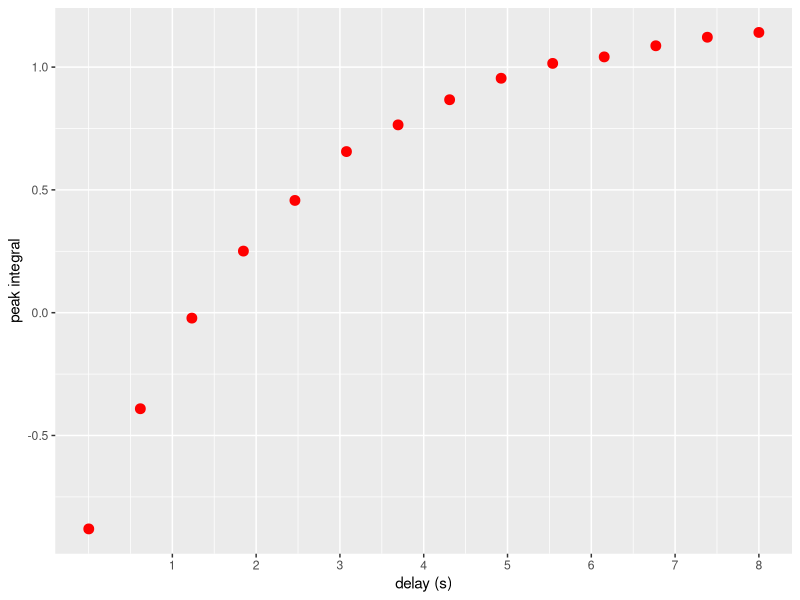
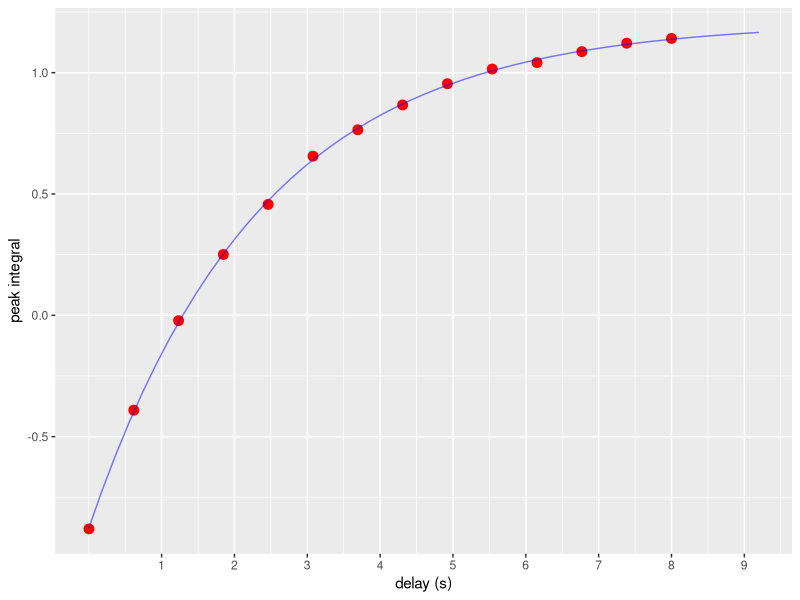

Write R code to recreate these figures, in order.
## ---- chunk 1
library(ggplot2) #library for plotting
## ---- chunk 2
setwd("~/Documents/Programs/ODNP_Analysis/Rstudio")
#load T1 data
df=read.csv(file="t1Integral101.csv", header=TRUE, sep=',')
names(df)=c("Integral","Error","Delay")
df1 <- df[c("Delay", "Integral")]
MaxIntegral <- df1$Integral[length(df1$Integral)] # find max abs value for integral
MaxIntegral.abs <- abs(MaxIntegral) # absolute value

MaxDelay <- df1$Delay[length(df1$Integral)]
df1$Integral <- df1$Integral/MaxIntegral*MaxIntegral.abs # normalization
## ---- chunk 3
f_T1 <- function(t, a,b, T1) {
    b-2*a*exp(-t/T1)
}

fit <- nls(Integral~f_T1(Delay,a,b,T1), data=df1, start=list(a=MaxIntegral.abs, b=MaxIntegral.abs, T1=1))
summary(fit)
parameter.est <- as.list(coef(fit))
## ---- chunk 4
# simulated predicted profile at estimated parameter values
time_fitted <- seq(0, MaxDelay*1.15, MaxDelay*1.15/50)
fitted.data <- data.frame(x=time_fitted, y=predict(fit, list(Delay = time_fitted)))

# plot
ggplot(df1,aes(x=Delay,y=Integral)) + geom_point(color="red", size=3) + scale_x_continuous(breaks=1:10) + xlab("delay (s)")+ylab("peak integral")

last_plot() + geom_line(data = fitted.data, aes(x=x, y=y), color ='blue', alpha=.5) 

# T1 data and standard deviation of T1
T1 <- parameter.est$T1
T1_SD <- summary(fit)$coef[[6]]
